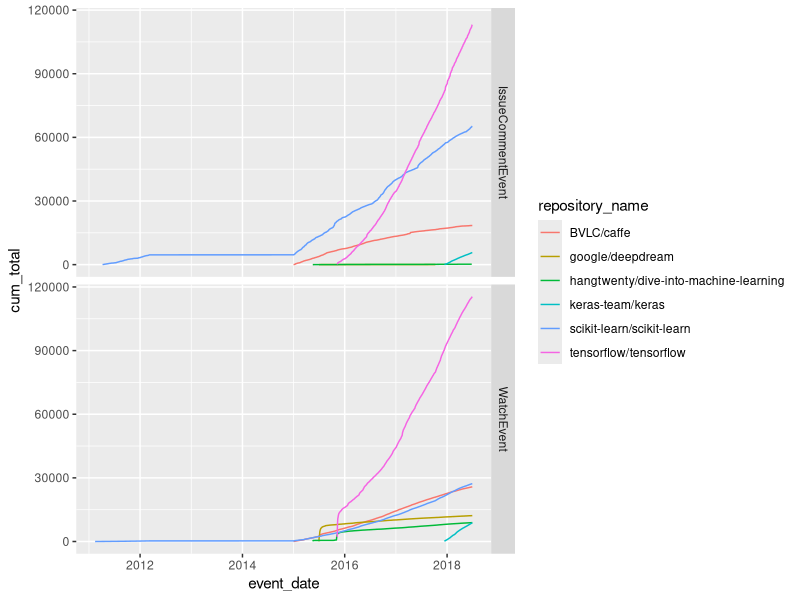
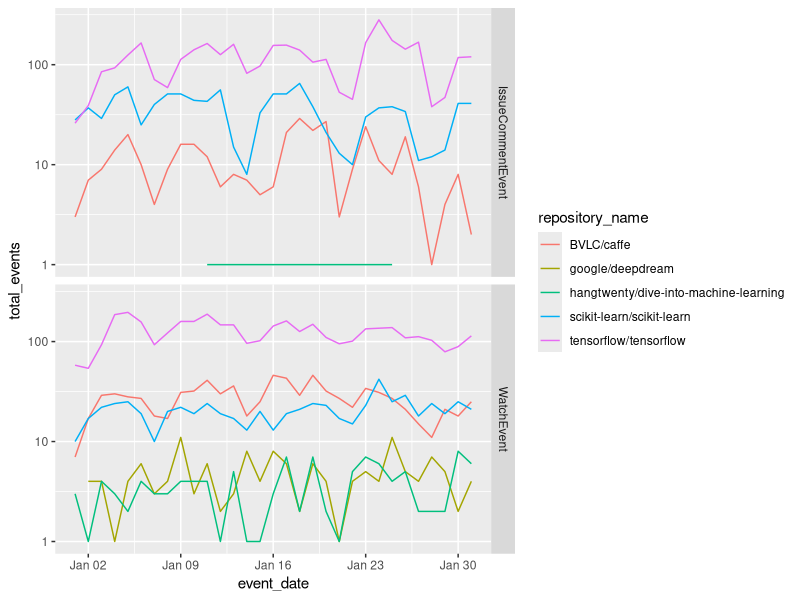

The R script that drew these images, in order:
require(dplyr)
require(readr)
require(tidyr)
require(ggplot2)

github <- read_csv("github.csv")

cum_github <- github %>%
  group_by(repository_name, type) %>%
  arrange(repository_name, type, event_date) %>%
  mutate(cum_total = cumsum(total_events)) %>%
  rename(event_type=type)

qplot(event_date, cum_total, color = repository_name, facets = event_type~., data = cum_github, geom = "line")
qplot(event_date, total_events, color = repository_name, facets = event_type~., data = cum_github %>% filter(event_date >= '2017-01-01' & event_date <= '2017-01-31'), geom = "line") + scale_y_log10()